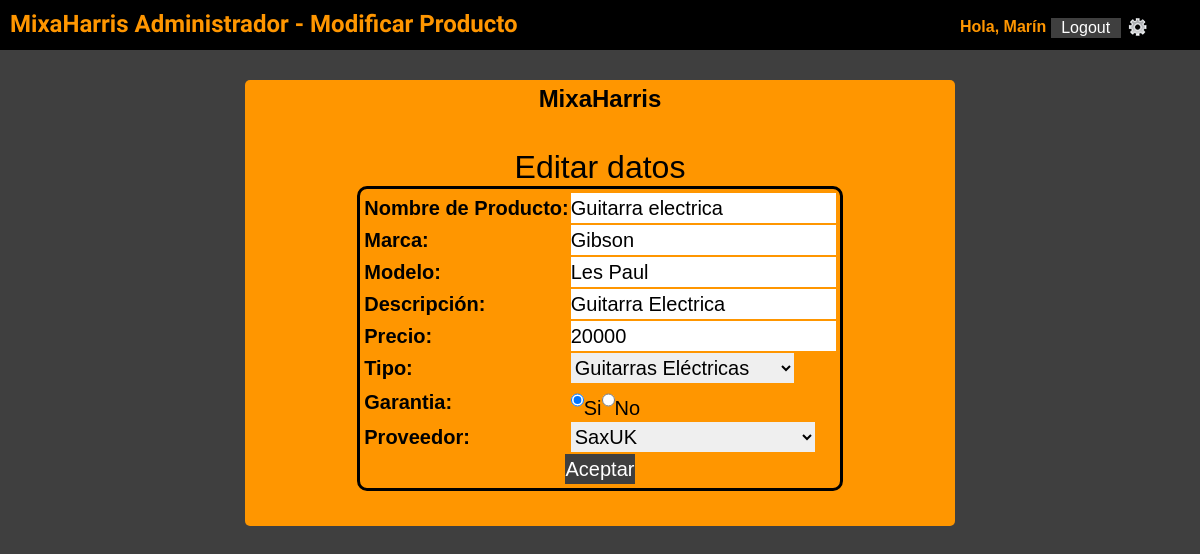
/formupdate/view/edit_producto.php?id=2 (signed in), run on the app's committed database.
### tables this page shows
CREATE TABLE IF NOT EXISTS `productos` (
  `idproductos` int(11) NOT NULL AUTO_INCREMENT,
  `productosNombre` varchar(45) NOT NULL,
  `productosMarca` varchar(45) NOT NULL,
  `productosModelo` varchar(45) NOT NULL,
  `productosDescripcion` varchar(60) NOT NULL,
  `productosPrecio` double NOT NULL,
  `productosTipo` varchar(45) NOT NULL,
  `productosGarantia` tinyint(1) NOT NULL,
  `proveedor_idproveedor` int(11) NOT NULL,
  PRIMARY KEY (`idproductos`,`proveedor_idproveedor`),
  UNIQUE KEY `idproductos_UNIQUE` (`idproductos`),
  KEY `fk_productos_proveedor_idx` (`proveedor_idproveedor`)
);

### formupdate/lib/edit_lib.php (called while the page is built, shortened)
<?php
function selectProductoConID($idProducto)
{
	$sql = "SELECT *
			FROM productos WHERE idproductos = '$idProducto'";
		$producto = null;
		$result = mysql_query($sql);
		while ($row=mysql_fetch_object($result)){
			$producto = $row;
		}
		return $producto;
}
?>

### formulario/lib/formularios_lib.php (called while the page is built, shortened)
<?php
function drop_proveedores(){
$sql= "SELECT idproveedor, proveedorNombre
	FROM  proveedor " ;
	 	$proveedores= array();
		$result= mysql_query($sql);
		$i= 0;
		while ($row=mysql_fetch_object($result)){
			$proveedores[$i]= $row;
			$i++;
		}
		return $proveedores;
}
?>

### formupdate/view/edit_producto.php (the view, shortened to what this page needs)
<?php
require_once("../lib/edit_lib.php");
require_once('../../formulario/lib/formularios_lib.php');
$prodModif= selectProductoConID($_GET['id']);
$admin = $_SESSION['usuario'];
?>
<!DOCTYPE html>
<html lang='es'>
<html>
<head>
	<link rel='stylesheet' type='text/css' href = "../../lib/styleAdmin.css">
<body>
	<div id='navegador'>
			<div id='homeLogo'>MixaHarris Administrador - Modificar Producto</div>
				<div id='navAdmin'>
					Hola, <?php echo $admin->administradorNombre;?>
					<form action='../../login/logout.php' id='blogout'>
						<input id='button' type='submit' value='Logout'>
					</form>
					<a class="Bca" href="../../main/pagindex/adminindex.php" title="Menú administrador">conf</a>
				 </div>
		</div>
<center><div id='menuModClientes'>
	<center><h2>MixaHarris</h2></center>
							<p class='hdm'>Editar datos</p>
	<table id="tablaModCliente">
		<form name='UpdateProductos' action="../action/save_productosEdit.php" method='post' accept-charset='utf-8'>
			<tr><th>Nombre de Producto:</th><td>
				<input type='text' name='nombre' value=<?php echo "'".$prodModif->productosNombre."'"?>/></td></tr>
			<tr><th>Marca:</th><td>
				<input type='text' name='marca' value=<?php echo "'".$prodModif->productosMarca."'"?>/></td></tr>
			<tr><th>Modelo:</th><td>
				<input type='text' name='modelo' value=<?php echo "'".$prodModif->productosModelo."'"?>/></td></tr>
			<tr><th>Descripci&oacute;n:</th><td>
				<input type='text' name='descripcion' value=<?php echo "'".$prodModif->productosDescripcion."'"?>/></td></tr>
			<tr><th>Precio:</th><td><input type='text' name='precio' value=<?php echo "'".$prodModif->productosPrecio."'"?>/></td></tr>
			<tr><th>Tipo:</th><td><select name='tipo'>
					<?php
					switch ($prodModif->productosTipo) {
						case "GElectricas":
						echo "
						<option value='GElectricas' selected>Guitarras El&eacute;ctricas</option>
						<option value='Bajos'>Bajos</option>
						<option value='GAcusticas'>Guitarras Ac&uacute;sticas</option>
						<option value='Baterias'>Baterias</option>
						<option value='Teclados'>Teclados</option>
						<option value='Viento'>Instrumentos de viento</option>
						<option value='Audio'>Audio y m&aacute;s</option>";
						break;
					}
					?>
				</select></td></tr>
			<tr><th>Garantia:</th>
				<?php
				if($prodModif->productosGarantia == 1){
				echo "<td><input type='radio' name='garantia' value='1' checked/>Si";
				echo "<input type='radio' name='garantia' value='0' />No</td>";
				} elseif ($prodModif->productosGarantia == 0){
					echo "<td><input type='radio' name='garantia' value='1'/>Si";
				echo "<input type='radio' name='garantia' value='0' checked/>No</td>";
				}else{
					echo "<td><input type='radio' name='garantia' value='1'/>Si";
				echo "<input type='radio' name='garantia' value='0' />No</td>";
				}
				?>
			</tr>
			<tr><th>Proveedor:</th><td>
				<select name='proveedor'>
					<?php
					$pro = drop_proveedores();
					foreach($pro as $key =>$prv){
						if ($prv->idproveedor == $prodModif->proveedor_idproveedor){
							echo "<option value ='{$prv->idproveedor}' selected>{$prv->proveedorNombre}</option>";}
						else{
							echo "<option value ='{$prv->idproveedor}'>{$prv->proveedorNombre}</option>";}
					}
					?>
				</select>
				</td>
			</tr>
			<tr><td colspan='2'><center><input id='button' type='submit'value='Aceptar'/></center></td></tr>
		</form>
	</table>
	</div></center>
</body>

### data on the page
productos: nombre "Guitarra electrica", marca "Gibson", modelo "Les Paul", descripcion "Guitarra Electrica", precio "20000", tipo "Guitarras Eléctricas"

### other printed values
$admin->administradorNombre "Marín"
form field proveedor "SaxUK"
